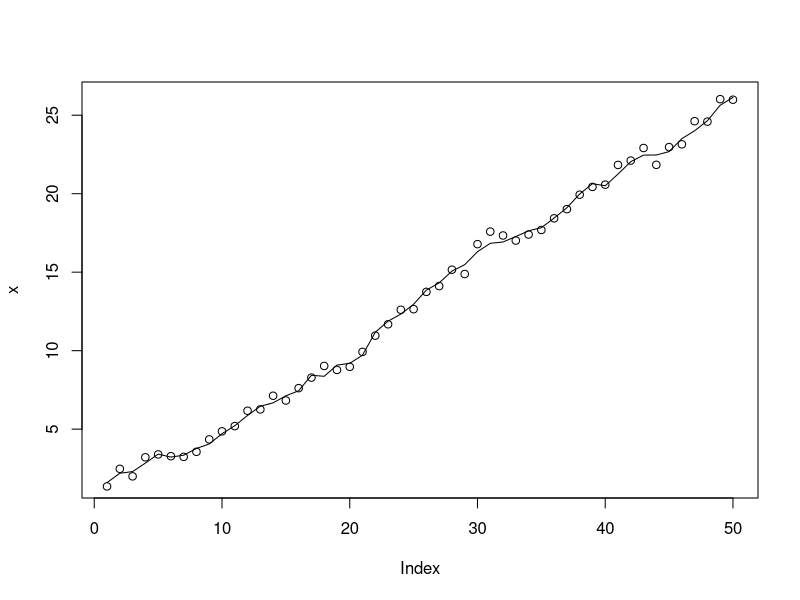

Generate this figure with R: (Note: this script raises an error after producing the figure.)
#################################################################
##  Univariate state-space models
##  Example 2.  The hidden x is a random walk but we fit a linear regression
#################################################################

# Simulate some data
#x is the "hidden" trend we want to find
#x(t)=x(t-1)+slope+w(t), w(t)~N(0,q)
#x(0)=intercept
intercept=1
slope=0.5
q=.1
r=.1
n=50
t=1:n
x=intercept+slope+rnorm(1,0,sqrt(q))
for(i in 2:n) x[i]=x[i-1]+slope+rnorm(1,0,sqrt(q))
plot(x,xlim=c(1,n),type="l")

#y is our observation of x with error
y=x+rnorm(n,0,sqrt(r))
points(y)

#How do we deal with x being a random walk??
#Let's just fit a straight line by setting the process variance to 0

#Let's write x as a AR-1 model and y as an observation of that
#x(t) = x(t-1) + slope + w(t), w(t)~N(0,0)  so w(t)=0
#x(0) = intercept
#y(t) = x(t) + v(t), v(t)~N(0,r)
mod.list=list(
  U=matrix("slope"),
  x0=matrix("intercept"),
  B=matrix(1),
  Q=matrix(0),
  Z=matrix(1),
  A=matrix(0),
  R=matrix("r"),
  tinitx=0)

fit2=MARSS(y,model=mod.list)
lines(fit2$states[1,], col="blue", lwd=2)
title("fit is blue; true x is black")
est.slope=coef(fit2)$U[,1]
est.intercept=coef(fit2)$x0[,1]
est.r=coef(fit2)$R[,1]

readline("Continue?")

#Let's forecast our OBSERVATIONS forward 10 time steps
#x(t+1)=x(t)+slope
#y(t+1)=x(t+1)+v(t+1), v(t)~N(0,r)
#First let's set up our estimated x
#The last x at t=max(t)
x.est.end = fit2$states[1,n]
t.forward = 50

#Let's first add the the real x and observations
#this bit is to set up the x and y lims
x.est.end = fit2$states[1,n]
x.mean.forecast = x.est.end + est.slope*(1:t.forward)
ylims=c(x[n-9]-(r+q*t.forward),x.mean.forecast[t.forward]+(r+q*t.forward))
xlims=c(n-9,n+t.forward)

plot((n-9):n, x[(n-9):n],xlim=xlims,ylim=ylims,type="l",ylab="y",xlab="t")
points(y)
title(paste("forecast with",n,"data points for estimation\nblue is estimate; red is true"))

#Now let's forecast 1000 times using our estimates
x.forecast = x.est.end + est.slope*(1:t.forward)
for(i in 1:1000){
  y.forecast = x.forecast + rnorm(t.forward,0,sqrt(est.r))
  jit=rnorm(1,0,.1)-.25
  points(n+1:t.forward+jit,y.forecast,pch=".",col="blue")
}

#Now let's forecast 1000 times the real x model
x.end = x[n]

for(i in 1:1000){
  x.true.forecast = x.end + slope + rnorm(1,0,sqrt(q))
  for(i in 2:t.forward) x.true.forecast[i]=x.true.forecast[i-1]+slope+rnorm(1,0,sqrt(q))
  y.true.forecast = x.true.forecast + rnorm(t.forward,0,sqrt(r))
  jit=rnorm(1,0,.1)+.25
  points(n+1:t.forward+jit,y.true.forecast,pch=".",col="red")
}
text(n,y[n-10],"Notice that the estimated forecast is too narrow.",adj=0)
